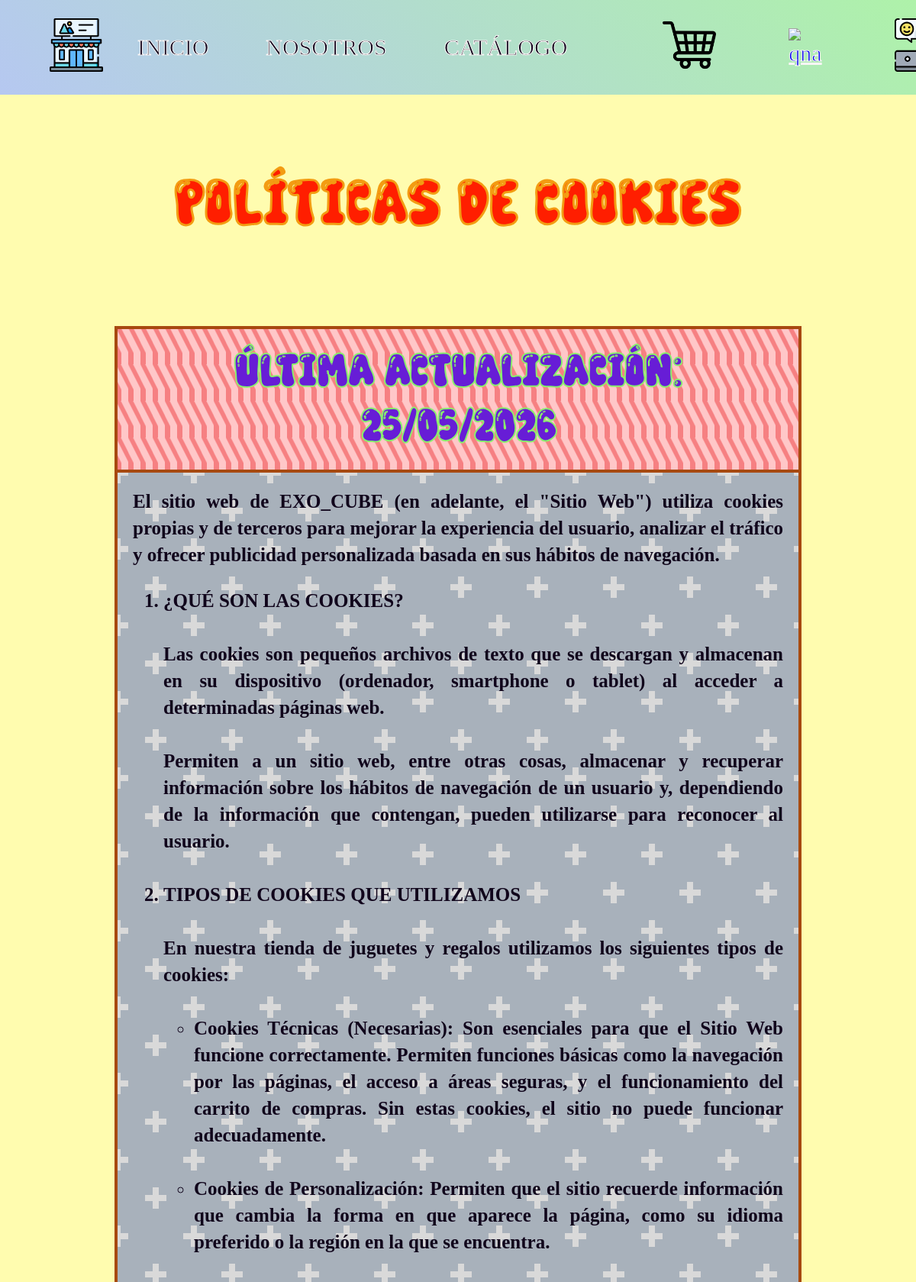
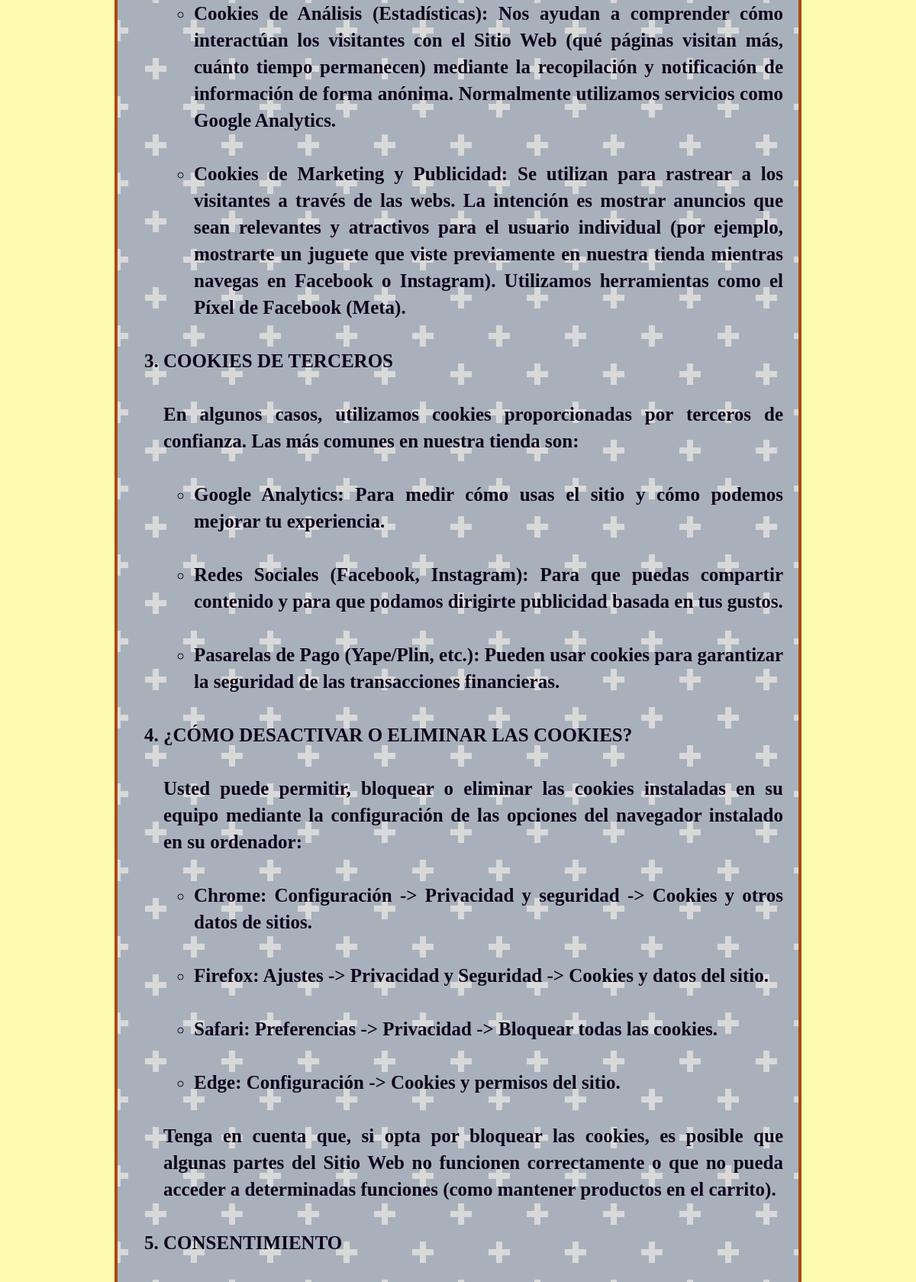
/politicas_cookies.php (upper part), run on the app's committed database (2 pictures, top to bottom).
### tables this page shows
CREATE TABLE `politicas_portal` (
  `id_politica` int(11) NOT NULL AUTO_INCREMENT,
  `nombre_politica` varchar(100) NOT NULL,
  `contenido` longtext NOT NULL,
  `fecha_actualizacion` date NOT NULL,
  `activo` tinyint(1) NOT NULL DEFAULT 1,
  PRIMARY KEY (`id_politica`)
);

### politicas_cookies.php (the view, shortened to what this page needs)
<?php
require_once 'conexion.php';
try {
  $stmt_pol = $pdo->prepare("
        SELECT * FROM politicas_portal
        WHERE nombre_politica = 'Políticas de Cookies del Portal Web'
        AND activo = 1
        LIMIT 1
    ");
  $stmt_pol->execute();
  $politica = $stmt_pol->fetch();
  $fecha_formateada = date("d/m/Y", strtotime($politica['fecha_actualizacion']));
} catch (Exception $e) {
    die("Error de conexión al cargar las políticas de cookies.");
}
?>
<!DOCTYPE html>
<html lang="es-ES">
<head>
   <link href="estilos/politicas_cookies.css" rel="stylesheet">
</head>
<body>
   <?php include 'header.php'; ?>
   <br><br><br><br><br><br><br><br><br><br>
   <div class="faq">
      <p>POLÍTICAS DE COOKIES</p>
   </div>
   <br><br>
   <table class="table01">
      <tr>
        <td class="cabecera01">
          <h2>ÚLTIMA ACTUALIZACIÓN: <?php echo $fecha_formateada; ?></h2>
        </td>
      </tr>
      <tr>
        <td class="cuerpo01">
          <?php echo $politica['contenido']; ?>
        </td>
      </tr>
   </table>
   <br>
   <br><br><br>
</body>
</html>

### estilos/politicas_cookies.css (style rules this page uses)
body { background-color: #FFFCAF; }
body { margin: 0; padding: 0; width: 100%; }
.faq { width: 80%; font-family: 'SuperBeatpop'; font-size: 85px; margin: 0 auto; text-align: center; color: #ff1e00 ; box-sizing: border-box; -webkit-text-stroke: 3px #f39c12; line-height: 0.05px; padding-top: 0.5px; padding-bottom: 0.5px; padding-left: 15px; padding-right: 15px; transition: transform 0.2s, box-shadow 0.2s; }
.table01,.table02,.table03 { width: 75%; margin: 40px auto; border: 4px solid rgb(167, 73, 16); border-collapse: collapse; background: linear-gradient(63deg, #FFC7C8 23%, transparent 23%) 7px 0, linear-gradient(63deg, transparent 74%, #FFC7C8 78%), linear-gradient(63deg, transparent 34%, #FFC7C8 38%, #FFC7C8 58%, transparent 62%), #f68082; background-size: 16px 48px; table-layout: fixed; border-collapse: collapse; animation: moverTextura 2s linear infinite; }
.table01 td,.table02 td,.table03 td { padding: 20px; }
.cabecera01 h2 { width: 100%; margin: 0; font-family: 'SuperBeatpop', sans-serif; font-size: 60px; line-height: 1.2; color: #671dd6; -webkit-text-stroke: 2px rgb(137, 240, 108); text-align: center; }
.cuerpo01 { font-size: 25px; line-height: 1.4; border: 4px solid rgb(167, 73, 16); font-family: 'Alfaqix'; font-weight: bold; color: rgb(16, 4, 27); background: radial-gradient(circle, transparent 20%, #A8B1BB 20%, #A8B1BB 80%, transparent 80%, transparent), radial-gradient(circle, transparent 20%, #A8B1BB 20%, #A8B1BB 80%, transparent 80%, transparent) 50px 50px, linear-gradient(#D9D9D9 8px, transparent 8px) 0 -4px, linear-gradient(90deg, #D9D9D9 8px, transparent 8px) -4px 0; background-color: #A8B1BB; background-size: 100px 100px, 100px 100px, 50px 50px, 50px 50px; animation: diagonalLluvia 6s linear infinite; text-align: justify; padding: 20px 40px; display: table-cell; }

### data on the page
politicas_portal: fecha_actualizacion "25/05/2026", contenido "El sitio web de EXO_CUBE (en adelante, el \"Sitio Web\") utiliza cookies propias y de terceros para mejorar la experiencia del usuario, analizar el tráfico y ofrecer publicidad personalizada basada en sus hábitos de navegación. ¿QUÉ SON LAS COOKIES? Las cookies son pequeños archivos de texto que se descargan y almacenan en su dispositivo (ordenador, smartphone o tablet) al acceder a determinadas páginas web. Permiten a un sitio web, entre otras cosas, almacenar y recuperar información sobre los hábitos de navegación de un usuario y, dependiendo de la información que contengan, pueden utilizarse para reconocer al usuario. TIPOS DE COOKIES QUE UTILIZAMOS En nuestra tienda de juguetes y regalos…"
